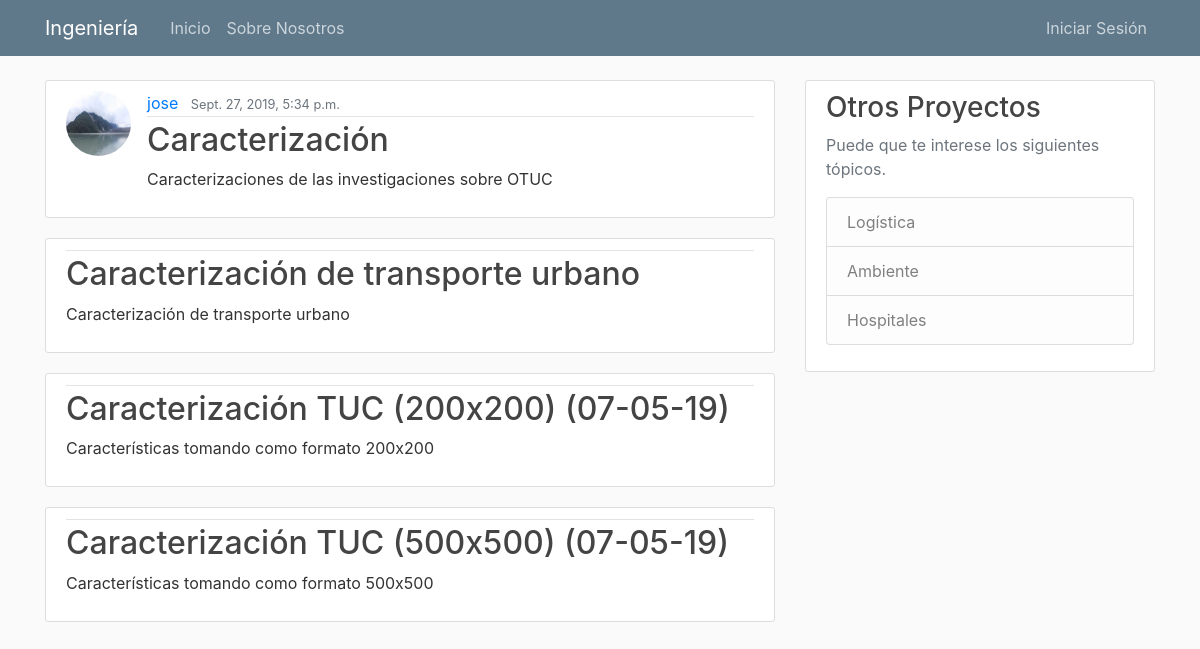
The page /postDetail/7/ on the database its author committed.
### blog/models.py (models this page shows, shortened)
class Presentation(models.Model):
    postDetail = models.ForeignKey(PostDetail, on_delete=models.CASCADE)
    presentation_title = models.CharField(max_length=100)
    presentation_content = models.TextField()

class PostDetail(models.Model):
    post = models.ForeignKey(Post, on_delete=models.CASCADE)
    postDetail_title = models.CharField(max_length=100)
    postDetail_content = models.TextField()

class Post(models.Model):
    title = models.CharField(max_length=100)
    content = models.TextField()
    date_posted = models.DateTimeField(default=timezone.now)
    author = models.ForeignKey(User, on_delete=models.CASCADE)
    paper = models.TextField(verbose_name="link to the paper", default="https://docs.djangoproject.com/en/2.2/topics/db/models/")
    CATEGORIAS = (
        ('L', 'Logistica'),
        ('H', 'Hospitales'),
        ('A', 'Ambiente'),
    )
    category = models.CharField(max_length=1, choices=CATEGORIAS, default="L")

### user/models.py (models this page shows, shortened)
class Profile(models.Model):
    user = models.OneToOneField(User, on_delete=models.CASCADE)
    image = models.ImageField(default='default.jpg', upload_to='profile_pics')

### blog/views.py (the view)
# urls.py: path('postDetail/<int:pk>/', PresentationListView.as_view(), name='presentation'),
class PresentationListView(ListView):
    model = Presentation
    template_name = "blog/presentation.html"  # <app>/<model>_<viewtype>.html
    context_object_name = 'postDetail'
    ordering = ['-date_posted']
    paginate_by = 3
    def get_queryset(self):
        postDetail = get_object_or_404(PostDetail, pk=self.kwargs.get('pk'))
        return Presentation.objects.filter(postDetail=postDetail)

### blog/templates/blog/presentation.html (shortened to what this page needs)
{% extends "blog/base.html" %}
{% block content %}
{% for presentation in postDetail %}
{% if forloop.first %}
<article class="media content-section">
    <img class="rounded-circle article-img" src="{{ presentation.postDetail.post.author.profile.image.url }}">
    <div class="media-body">
        <div class="article-metadata">
            <a class="mr-2" href="#">{{ presentation.postDetail.post.author }}</a>
            <small class="text-muted">{{ presentation.postDetail.post.date_posted }}</small>
        </div>
        <h2 class="article-title">{{ presentation.postDetail.postDetail_title }}</h2>
        <p class="article-content">{{ presentation.postDetail.postDetail_content }}</p>
    </div>
</article>
{% endif %}
{% endfor %}
{% for presentation in postDetail %}
    <article class="media content-section">
          <div class="media-body">
            <div class="article-metadata">
            </div>
              <h2 class="article-title"><a class="article-title" href="{% url 'presentation-detail' presentation.pk %}">{{ presentation.presentation_title }}</a></h2>
            <p class="article-content">{{ presentation.presentation_content }}</p>
          </div>
        </article>
{% endfor %}
{% endblock content %}

### blog/static/blog/main.css (style rules this page uses)
body { background: #fafafa; color: #333333; margin-top: 5rem; }
h1, h2, h3, h4, h5, h6 { color: #444444; }
.content-section { background: #ffffff; padding: 10px 20px; border: 1px solid #dddddd; border-radius: 3px; margin-bottom: 20px; }
.article-title { color: #444444; }
.article-content { white-space: pre-line; }
.article-img { height: 65px; width: 65px; margin-right: 16px; }
.article-metadata { padding-bottom: 1px; margin-bottom: 4px; border-bottom: 1px solid #e3e3e3 }

### rows shown on the page
Presentation: postDetail.post.author.profile.image (placeholder picture), postDetail.post.author "jose", postDetail.post.date_posted "Sept. 27, 2019, 5:34 p.m.", postDetail.postDetail_title "Caracterización", postDetail.postDetail_content "Caracterizaciones de las investigaciones sobre OTUC", presentation_title "Caracterización de transporte urbano", presentation_content "Caracterización de transporte urbano"
Presentation: presentation_title "Caracterización TUC (200x200) (07-05-19)", presentation_content "Características tomando como formato 200x200"
Presentation: presentation_title "Caracterización TUC (500x500) (07-05-19)", presentation_content "Características tomando como formato 500x500"
